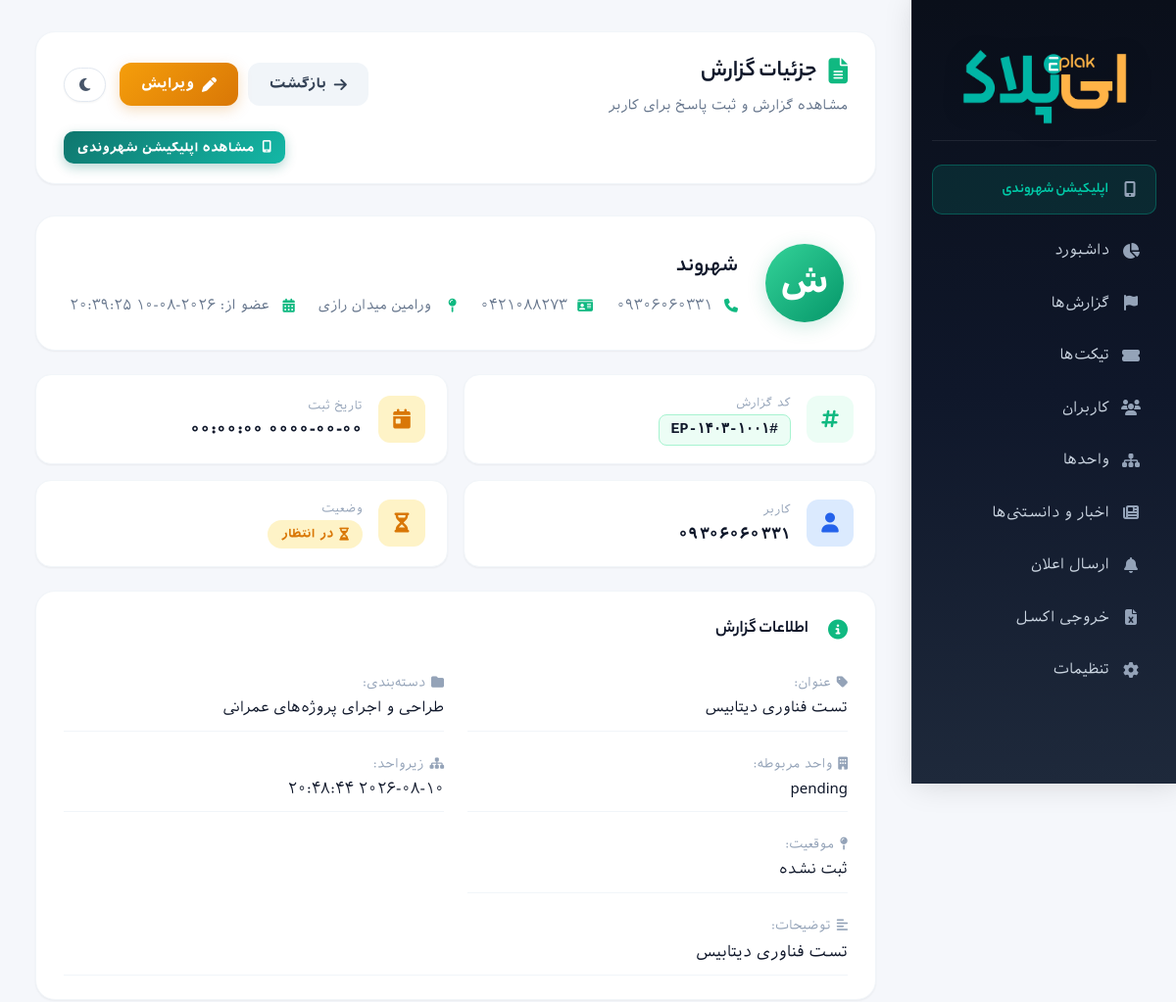
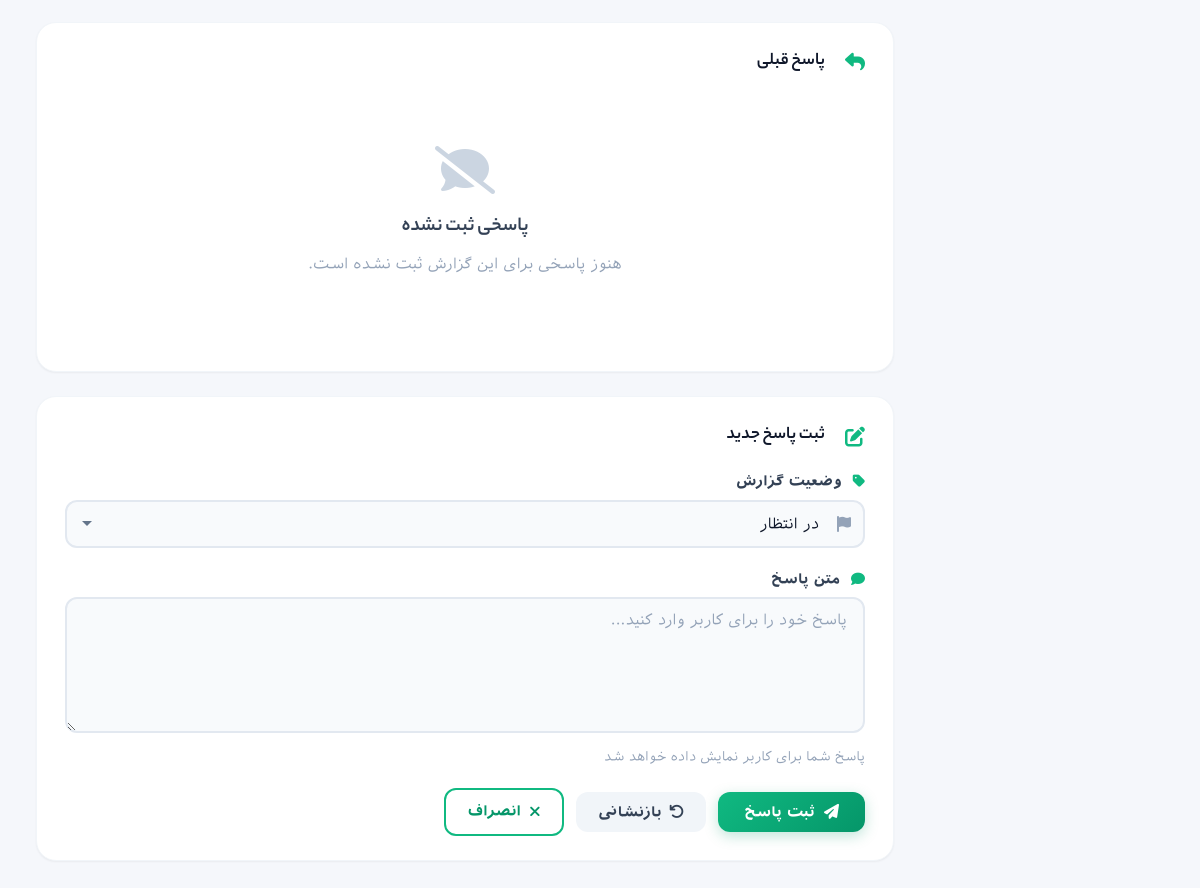
/admin/report_detail.php?id=1 (signed in), run on the app's committed database (2 pictures, top to bottom).
### tables this page shows
CREATE TABLE `users`  (
  `id` int NOT NULL AUTO_INCREMENT,
  `phone` varchar(20) NOT NULL,
  `name` varchar(255) NOT NULL,
  `address` varchar(500) NULL DEFAULT NULL,
  `nid` varchar(20) NULL DEFAULT NULL,
  `created_at` timestamp NOT NULL DEFAULT current_timestamp(),
  PRIMARY KEY (`id`) USING BTREE,
  UNIQUE INDEX `phone`(`phone` ASC) USING BTREE
);

CREATE TABLE `reports`  (
  `id` int NOT NULL AUTO_INCREMENT,
  `user_phone` varchar(20) NOT NULL,
  `title` varchar(255) NOT NULL,
  `description` text NOT NULL,
  `category` varchar(100) NOT NULL,
  `status` varchar(50) NULL DEFAULT 'pending',
  `created_at` timestamp NOT NULL DEFAULT current_timestamp(),
  `reply` text NULL,
  `department` varchar(255) NULL DEFAULT '',
  `sub_department` varchar(255) NULL DEFAULT '',
  `location` varchar(500) NULL DEFAULT '',
  PRIMARY KEY (`id`) USING BTREE,
  INDEX `user_phone`(`user_phone` ASC) USING BTREE,
  CONSTRAINT `reports_ibfk_1` FOREIGN KEY (`user_phone`) REFERENCES `users` (`phone`) ON DELETE RESTRICT ON UPDATE RESTRICT
);

### admin/report_detail.php (the view, shortened to what the rows shown need)
<?php
require_once __DIR__ . '/auth.php';
require_once __DIR__ . '/includes/functions.php';
$id = (int)($_GET['id'] ?? 0);
$report = getReportById($pdo, $id);
if ($report && !isset($report['code'])) {
    $report['code'] = 'EP-1403-' . str_pad((string)((int)$report['id'] + 1000), 4, '0', STR_PAD_LEFT);
}
if ($report && !isset($report['image_path'])) {
    $report['image_path'] = null;
}
$userInfo = null;
if ($report && !empty($report['user_phone'])) {
    $userInfo = getUserByPhone($pdo, $report['user_phone']);
}
?>
<!doctype html>
<html lang="fa" dir="rtl">
<head>
  <link rel="stylesheet" href="assets/style.css?v=6">
  <link rel="stylesheet" href="assets/fontawesome/css/all.min.css">
</head>
<body>
  <div class="layout">
    <main class="main">
      <header class="topbar">
        <div class="topbar-left">
          <h1>
            <i class="fas fa-file-alt" style="color: var(--primary-500); margin-left: 12px;"></i>
            جزئیات گزارش
          </h1>
        </div>
      </header>
      <?php if ($report): ?>
      <?php if ($userInfo): ?>
      <div class="user-profile-card">
        <div class="user-profile-avatar">
          <?= htmlspecialchars(mb_substr($userInfo['name'] ?? 'U', 0, 1)) ?>
        </div>
        <div class="user-profile-info">
          <h3><?= htmlspecialchars($userInfo['name'] ?? 'کاربر ناشناس') ?></h3>
          <div class="user-profile-details">
            <span><i class="fas fa-phone"></i> <?= htmlspecialchars($userInfo['phone']) ?></span>
            <?php if (!empty($userInfo['nid'])): ?>
              <span><i class="fas fa-id-card"></i> <?= htmlspecialchars($userInfo['nid']) ?></span>
            <?php endif; ?>
            <?php if (!empty($userInfo['address'])): ?>
              <span><i class="fas fa-map-pin"></i> <?= htmlspecialchars($userInfo['address']) ?></span>
            <?php endif; ?>
            <span><i class="fas fa-calendar-alt"></i> عضو از: <?= htmlspecialchars($userInfo['created_at'] ?? 'نامشخص') ?></span>
          </div>
        </div>
      </div>
      <?php endif; ?>
      <div class="report-meta-grid">
        <div class="meta-card">
          <div class="meta-icon" style="background: var(--primary-50); color: var(--primary-500);">
            <i class="fas fa-hashtag"></i>
          </div>
          <div class="meta-info">
            <span class="meta-label">کد گزارش</span>
            <span class="meta-value badge-code">#<?= htmlspecialchars($report['code'] ?? '') ?></span>
          </div>
        </div>
        <div class="meta-card">
          <div class="meta-icon" style="background: var(--warning-bg); color: var(--warning);">
            <i class="fas fa-calendar-day"></i>
          </div>
          <div class="meta-info">
            <span class="meta-label">تاریخ ثبت</span>
            <span class="meta-value"><?= htmlspecialchars($report['created_at']) ?></span>
          </div>
        </div>
        <div class="meta-card">
          <div class="meta-icon" style="background: var(--info-bg); color: var(--info);">
            <i class="fas fa-user"></i>
          </div>
          <div class="meta-info">
            <span class="meta-label">کاربر</span>
            <span class="meta-value"><?= htmlspecialchars($report['user_phone']) ?></span>
          </div>
        </div>
        <div class="meta-card">
          <div class="meta-icon" style="background: <?= $report['status'] === 'done' ? 'var(--success-bg)' : 'var(--warning-bg)' ?>; color: <?= $report['status'] === 'done' ? 'var(--success)' : 'var(--warning)' ?>;">
            <i class="fas <?= $report['status'] === 'done' ? 'fa-check-circle' : ($report['status'] === 'in_progress' ? 'fa-spinner fa-spin' : 'fa-hourglass-half') ?>"></i>
          </div>
          <div class="meta-info">
            <span class="meta-label">وضعیت</span>
            <span class="meta-value">
              <?php
                $statusClass = $report['status'] === 'done' ? 'status-done' :
                              ($report['status'] === 'in_progress' ? 'status-progress' : 'status-pending');
                $statusText = $report['status'] === 'done' ? 'انجام‌شده' :
                             ($report['status'] === 'in_progress' ? 'در حال بررسی' : 'در انتظار');
              ?>
              <span class="<?= $statusClass ?>">
                <?php if ($statusText === 'در انتظار'): ?>
                  <i class="fas fa-hourglass-half"></i>
                <?php elseif ($statusText === 'در حال بررسی'): ?>
                  <i class="fas fa-spinner fa-spin"></i>
                <?php elseif ($statusText === 'انجام‌شده'): ?>
                  <i class="fas fa-check-circle"></i>
                <?php endif; ?>
                <?= $statusText ?>
              </span>
            </span>
          </div>
        </div>
      </div>
      <section class="panel report-detail-panel">
        <h2>
          <i class="fas fa-info-circle" style="color: var(--primary-500); margin-left: 10px;"></i>
          اطلاعات گزارش
        </h2>
        <div class="detail-grid">
          <div class="detail-item">
            <span class="detail-label"><i class="fas fa-tag" style="color: var(--dark-400); margin-left: 6px;"></i>عنوان:</span>
            <span class="detail-value"><?= htmlspecialchars($report['title']) ?></span>
          </div>
          <div class="detail-item">
            <span class="detail-label"><i class="fas fa-folder" style="color: var(--dark-400); margin-left: 6px;"></i>دسته‌بندی:</span>
            <span class="detail-value"><?= htmlspecialchars($report['category']) ?></span>
          </div>
          <div class="detail-item">
            <span class="detail-label"><i class="fas fa-building" style="color: var(--dark-400); margin-left: 6px;"></i>واحد مربوطه:</span>
            <span class="detail-value"><?= htmlspecialchars($report['department'] ?: ($report['sub_department'] ?: 'ثبت نشده')) ?></span>
          </div>
          <div class="detail-item">
            <span class="detail-label"><i class="fas fa-sitemap" style="color: var(--dark-400); margin-left: 6px;"></i>زیرواحد:</span>
            <span class="detail-value"><?= htmlspecialchars($report['sub_department'] ?: 'ثبت نشده') ?></span>
          </div>
          <div class="detail-item">
            <span class="detail-label"><i class="fas fa-map-pin" style="color: var(--dark-400); margin-left: 6px;"></i>موقعیت:</span>
            <span class="detail-value"><?= htmlspecialchars($report['location'] ?: 'ثبت نشده') ?></span>
          </div>
          <div class="detail-item full-width">
            <span class="detail-label"><i class="fas fa-align-left" style="color: var(--dark-400); margin-left: 6px;"></i>توضیحات:</span>
            <div class="text-block"><?= nl2br(htmlspecialchars($report['description'])) ?></div>
          </div>
        </div>
      </section>
      <section class="panel reply-panel">
        <h2>
          <i class="fas fa-reply" style="color: var(--primary-500); margin-left: 10px;"></i>
          پاسخ قبلی
        </h2>
        <?php if ($report['reply'] !== '' && $report['reply'] !== null): ?>
          <div class="text-block reply-text">
            <div class="reply-meta">
              <span><i class="fas fa-user-check" style="color: var(--primary-500);"></i> پاسخ ادمین</span>
              <span><i class="fas fa-clock" style="color: var(--dark-400);"></i> <?= htmlspecialchars($report['updated_at'] ?? date('Y-m-d H:i')) ?></span>
            </div>
            <?= nl2br(htmlspecialchars($report['reply'])) ?>
          </div>
          <div style="margin-top: 16px;">
            <a href="actions.php?type=report_reply_delete&id=<?= (int)$report['id'] ?><?= eplakCsrfQuery() ?>" class="btn btn-danger" onclick="return confirm('آیا از حذف پاسخ این گزارش اطمینان دارید؟')">
              <i class="fas fa-trash"></i> حذف پاسخ
            </a>
          </div>
        <?php else: ?>
          <div class="empty-state">
            <i class="fas fa-comment-slash" style="font-size: 48px; color: var(--dark-300);"></i>
            <h3>پاسخی ثبت نشده</h3>
            <p>هنوز پاسخی برای این گزارش ثبت نشده است.</p>
          </div>
        <?php endif; ?>
      </section>
      <section class="panel reply-form-panel">
        <h2>
          <i class="fas fa-edit" style="color: var(--primary-500); margin-left: 10px;"></i>
          ثبت پاسخ جدید
        </h2>
        <form method="post" class="reply-form">
          <div class="form-group">
            <label for="status">
              <i class="fas fa-tag" style="color: var(--primary-500); margin-left: 6px;"></i>
              وضعیت گزارش
            </label>
            <div class="input-icon-wrapper">
              <select name="status" id="status" class="form-control">
                <option value="pending" <?= $report['status'] === 'pending' ? 'selected' : '' ?>>
                  در انتظار
                </option>
              </select>
            </div>
          </div>
          <div class="form-group">
            <label for="reply">
              <i class="fas fa-comment" style="color: var(--primary-500); margin-left: 6px;"></i>
              متن پاسخ
            </label>
            <textarea
              name="reply"
              id="reply"
              rows="6"
              class="form-control"
              placeholder="پاسخ خود را برای کاربر وارد کنید..."
            ><?= htmlspecialchars($report['reply'] ?? '') ?></textarea>
            <small class="help-text">پاسخ شما برای کاربر نمایش داده خواهد شد</small>
          </div>
          <div class="form-actions">
            <button type="submit" class="btn btn-primary">
              <i class="fas fa-paper-plane"></i> ثبت پاسخ
            </button>
            <button type="reset" class="btn btn-secondary">
              <i class="fas fa-undo"></i> بازنشانی
            </button>
            <a href="reports.php" class="btn btn-outline">
              <i class="fas fa-times"></i> انصراف
            </a>
          </div>
        </form>
      </section>
      <?php endif; ?>
    </main>
  </div>
</body>
</html>

### data on the page
users: name "ش", name "شهروند", phone "۰۹۳۰۶۰۶۰۳۳۱", nid "۰۴۲۱۰۸۸۲۷۳", address "ورامین میدان رازی", created_at "۲۰۲۶-۰۸-۱۰ ۲۰:۳۹:۲۵"
reports: created_at "۰۰۰۰-۰۰-۰۰ ۰۰:۰۰:۰۰", user_phone "۰۹۳۰۶۰۶۰۳۳۱", status "در انتظار", title "تست فناوری دیتابیس", category "طراحی و اجرای پروژه‌های عمرانی", department "pending", sub_department "۲۰۲۶-۰۸-۱۰ ۲۰:۴۸:۴۴", location "ثبت نشده", description "تست فناوری دیتابیس"

### other printed values
$report['code'] "EP-۱۴۰۳-۱۰۰۱"
